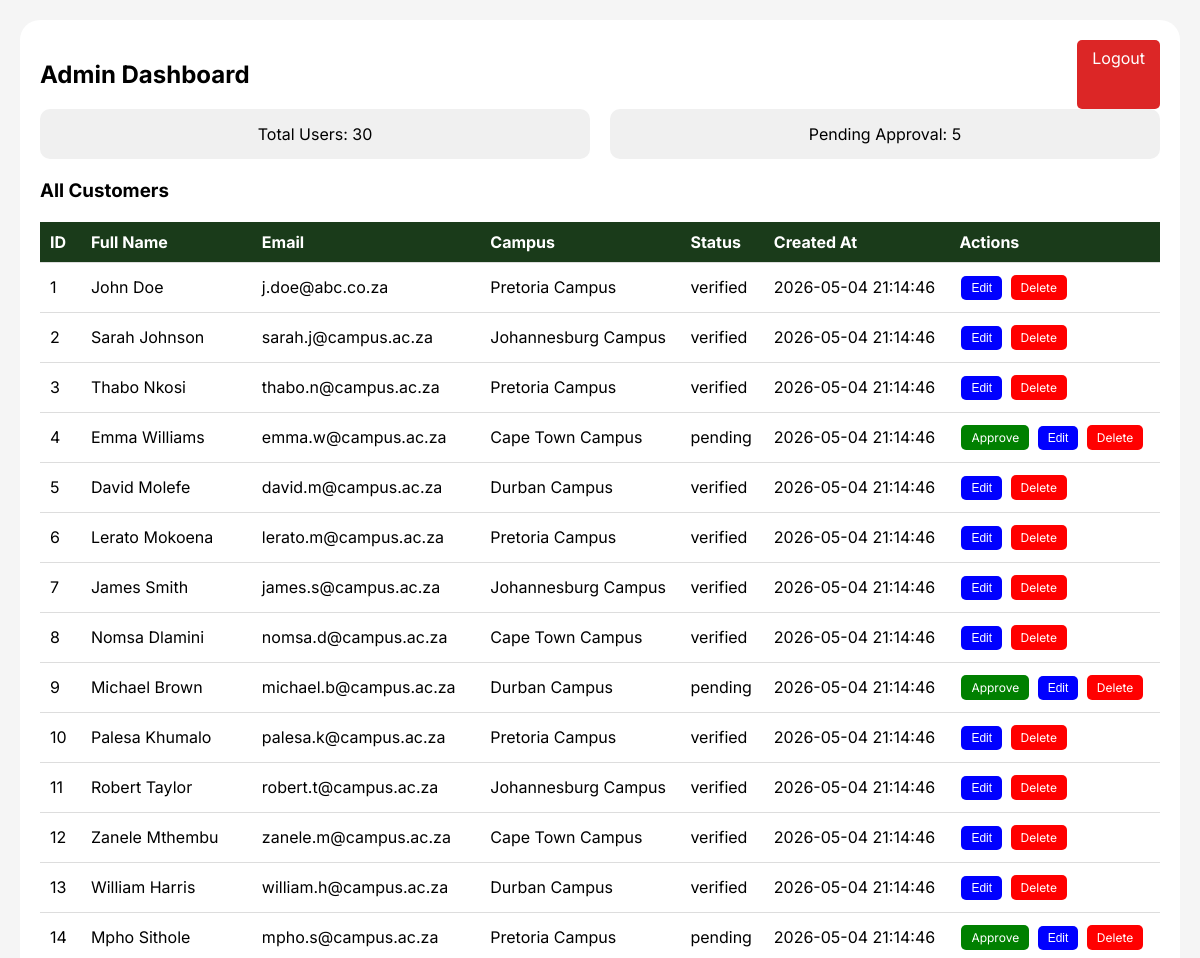
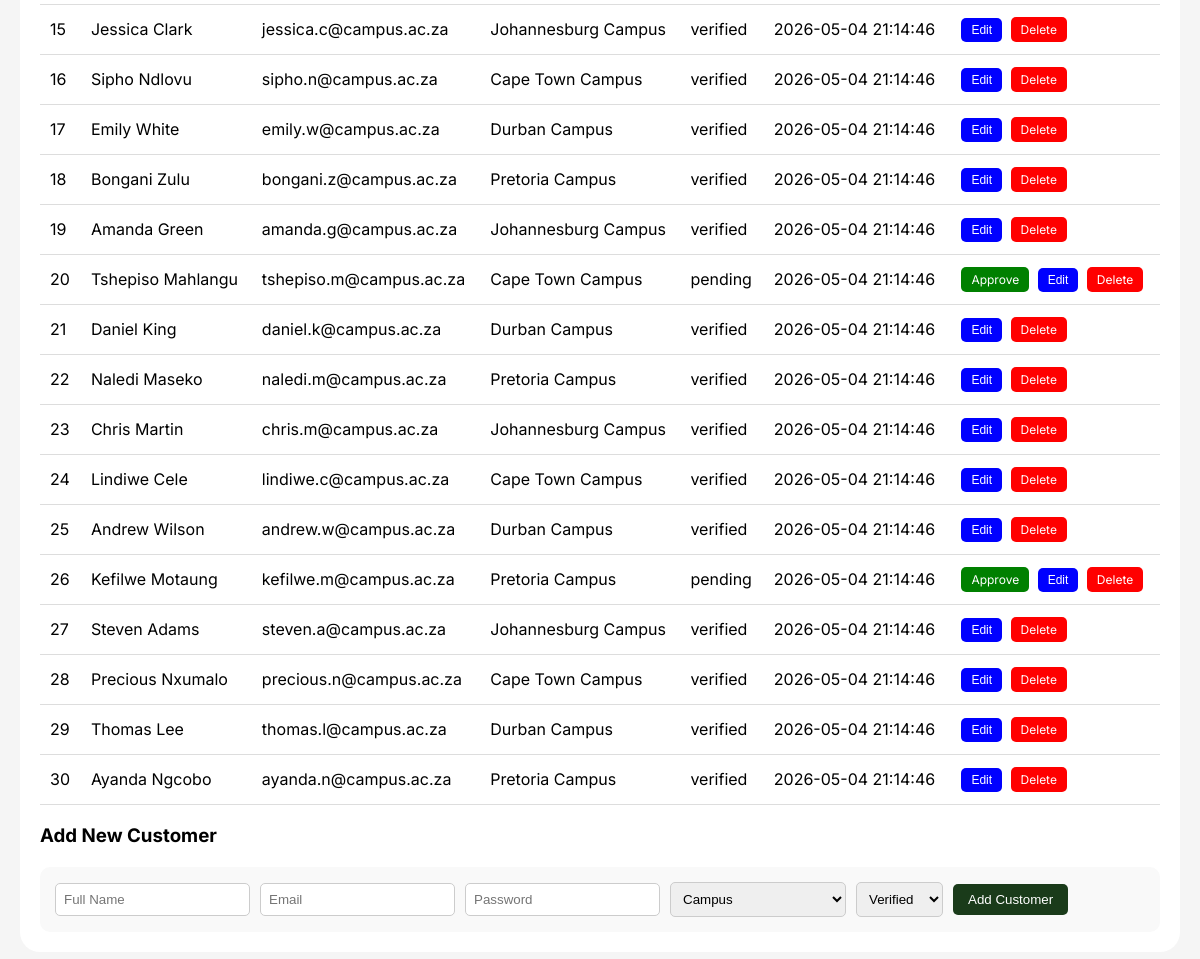
The page /admin_dashboard.php (signed in) on the database its author committed (2 pictures, top to bottom).
### tables this page shows
CREATE TABLE tblUser (
    UserID INT AUTO_INCREMENT PRIMARY KEY,
    FullName VARCHAR(100) NOT NULL,
    Email VARCHAR(100) NOT NULL UNIQUE,
    Password VARCHAR(255) NOT NULL,
    Campus VARCHAR(100),
    Status ENUM('pending', 'verified') DEFAULT 'pending',
    CreatedAt DATETIME DEFAULT CURRENT_TIMESTAMP
);

### admin_dashboard.php (the view, shortened to what this page needs)
<?php
include 'DBConn.php';
$users = $conn->query("SELECT * FROM tblUser ORDER BY CreatedAt DESC");
$pending = $conn->query("SELECT COUNT(*) as cnt FROM tblUser WHERE Status='pending'")->fetch_assoc()['cnt'];
?>
<!DOCTYPE html>
<html lang="en">
<head>
</head>
<body>
<div class="container">
    <div style="display: flex; justify-content: space-between;">
        <h2>Admin Dashboard</h2>
        <a href="logout.php" class="logout">Logout</a>
    </div>
    <div class="stats">
        <div class="stat-card">Total Users: <?php echo $users->num_rows; ?></div>
        <div class="stat-card">Pending Approval: <?php echo $pending; ?></div>
    </div>
    <h3>All Customers</h3>
    <table>
        <thead><tr><th>ID</th><th>Full Name</th><th>Email</th><th>Campus</th><th>Status</th><th>Created At</th><th>Actions</th></tr></thead>
        <tbody>
        <?php while ($row = $users->fetch_assoc()): ?>
            <tr>
                <td><?php echo $row['UserID']; ?></td>
                <td><?php echo htmlspecialchars($row['FullName']); ?></td>
                <td><?php echo htmlspecialchars($row['Email']); ?></td>
                <td><?php echo htmlspecialchars($row['Campus']); ?></td>
                <td><?php echo $row['Status']; ?></td>
                <td><?php echo $row['CreatedAt']; ?></td>
                <td>
                    <?php if ($row['Status'] == 'pending'): ?>
                        <a href="?approve=<?php echo $row['UserID']; ?>" class="btn btn-approve" onclick="return confirm('Verify this user?')">Approve</a>
                    <?php endif; ?>
                    <button class="btn btn-edit" onclick="openEdit(<?php echo $row['UserID']; ?>, '<?php echo addslashes($row['FullName']); ?>', '<?php echo addslashes($row['Email']); ?>', '<?php echo addslashes($row['Campus']); ?>', '<?php echo $row['Status']; ?>')">Edit</button>
                    <a href="?delete=<?php echo $row['UserID']; ?>" class="btn btn-delete" onclick="return confirm('Delete this user?')">Delete</a>
                </td>
            </tr>
        <?php endwhile; ?>
        </tbody>
    </table>
    <h3>Add New Customer</h3>
    <form method="POST" class="add-form">
        <input type="text" name="fullname" placeholder="Full Name" required>
        <input type="email" name="email" placeholder="Email" required>
        <input type="password" name="password" placeholder="Password" required>
        <select name="campus" required>
            <option value="">Campus</option>
        </select>
        <select name="status">
            <option value="verified">Verified</option>
        </select>
        <button type="submit" name="add_user">Add Customer</button>
    </form>
</div>
</body>
</html>

### admin_dashboard.php (style rules this page uses)
body { font-family: 'Inter', sans-serif; background: #f5f5f5; margin: 0; padding: 20px; }
.container { max-width: 1200px; margin: auto; background: white; padding: 20px; border-radius: 20px; }
table { width: 100%; border-collapse: collapse; margin-top: 20px; }
th, td { padding: 10px; text-align: left; border-bottom: 1px solid #ddd; }
th { background: #1a3b1a; color: white; }
.btn { padding: 5px 10px; border-radius: 5px; text-decoration: none; font-size: 12px; display: inline-block; margin: 2px; }
.btn-approve { background: green; color: white; }
.btn-delete { background: red; color: white; }
.btn-edit { background: blue; color: white; }
.stats { display: flex; gap: 20px; margin-bottom: 20px; }
.stat-card { background: #f0f0f0; padding: 15px; border-radius: 10px; flex: 1; text-align: center; }
.add-form, .edit-form { background: #f9f9f9; padding: 15px; margin-top: 20px; border-radius: 10px; display: flex; gap: 10px; flex-wrap: wrap; align-items: center; }
.add-form input, .add-form select, .edit-form input { padding: 8px; border-radius: 5px; border: 1px solid #ccc; }
button { background: #1a3b1a; color: white; border: none; padding: 8px 15px; border-radius: 5px; cursor: pointer; }
.logout { float: right; background: #dc2626; padding: 8px 15px; border-radius: 5px; text-decoration: none; color: white; }

### rows shown on the page
tbluser: UserID "1", FullName "John Doe", Email "j.doe@abc.co.za", Campus "Pretoria Campus", Status "verified", CreatedAt "2026-05-04 21:14:46"
tbluser: UserID "2", FullName "Sarah Johnson", Email "sarah.j@campus.ac.za", Campus "Johannesburg Campus", Status "verified", CreatedAt "2026-05-04 21:14:46"
tbluser: UserID "3", FullName "Thabo Nkosi", Email "thabo.n@campus.ac.za", Campus "Pretoria Campus", Status "verified", CreatedAt "2026-05-04 21:14:46"
tbluser: UserID "4", FullName "Emma Williams", Email "emma.w@campus.ac.za", Campus "Cape Town Campus", Status "pending", CreatedAt "2026-05-04 21:14:46"
tbluser: UserID "5", FullName "David Molefe", Email "david.m@campus.ac.za", Campus "Durban Campus", Status "verified", CreatedAt "2026-05-04 21:14:46"
tbluser: UserID "6", FullName "Lerato Mokoena", Email "lerato.m@campus.ac.za", Campus "Pretoria Campus", Status "verified", CreatedAt "2026-05-04 21:14:46"
tbluser: UserID "7", FullName "James Smith", Email "james.s@campus.ac.za", Campus "Johannesburg Campus", Status "verified", CreatedAt "2026-05-04 21:14:46"
tbluser: UserID "8", FullName "Nomsa Dlamini", Email "nomsa.d@campus.ac.za", Campus "Cape Town Campus", Status "verified", CreatedAt "2026-05-04 21:14:46"
tbluser: UserID "9", FullName "Michael Brown", Email "michael.b@campus.ac.za", Campus "Durban Campus", Status "pending", CreatedAt "2026-05-04 21:14:46"
tbluser: UserID "10", FullName "Palesa Khumalo", Email "palesa.k@campus.ac.za", Campus "Pretoria Campus", Status "verified", CreatedAt "2026-05-04 21:14:46"
tbluser: UserID "11", FullName "Robert Taylor", Email "robert.t@campus.ac.za", Campus "Johannesburg Campus", Status "verified", CreatedAt "2026-05-04 21:14:46"
tbluser: UserID "12", FullName "Zanele Mthembu", Email "zanele.m@campus.ac.za", Campus "Cape Town Campus", Status "verified", CreatedAt "2026-05-04 21:14:46"
tbluser: UserID "13", FullName "William Harris", Email "william.h@campus.ac.za", Campus "Durban Campus", Status "verified", CreatedAt "2026-05-04 21:14:46"
tbluser: UserID "14", FullName "Mpho Sithole", Email "mpho.s@campus.ac.za", Campus "Pretoria Campus", Status "pending", CreatedAt "2026-05-04 21:14:46"
tbluser: UserID "15", FullName "Jessica Clark", Email "jessica.c@campus.ac.za", Campus "Johannesburg Campus", Status "verified", CreatedAt "2026-05-04 21:14:46"
tbluser: UserID "16", FullName "Sipho Ndlovu", Email "sipho.n@campus.ac.za", Campus "Cape Town Campus", Status "verified", CreatedAt "2026-05-04 21:14:46"
tbluser: UserID "17", FullName "Emily White", Email "emily.w@campus.ac.za", Campus "Durban Campus", Status "verified", CreatedAt "2026-05-04 21:14:46"
tbluser: UserID "18", FullName "Bongani Zulu", Email "bongani.z@campus.ac.za", Campus "Pretoria Campus", Status "verified", CreatedAt "2026-05-04 21:14:46"
tbluser: UserID "19", FullName "Amanda Green", Email "amanda.g@campus.ac.za", Campus "Johannesburg Campus", Status "verified", CreatedAt "2026-05-04 21:14:46"
tbluser: UserID "20", FullName "Tshepiso Mahlangu", Email "tshepiso.m@campus.ac.za", Campus "Cape Town Campus", Status "pending", CreatedAt "2026-05-04 21:14:46"
tbluser: UserID "21", FullName "Daniel King", Email "daniel.k@campus.ac.za", Campus "Durban Campus", Status "verified", CreatedAt "2026-05-04 21:14:46"
tbluser: UserID "22", FullName "Naledi Maseko", Email "naledi.m@campus.ac.za", Campus "Pretoria Campus", Status "verified", CreatedAt "2026-05-04 21:14:46"
tbluser: UserID "23", FullName "Chris Martin", Email "chris.m@campus.ac.za", Campus "Johannesburg Campus", Status "verified", CreatedAt "2026-05-04 21:14:46"
tbluser: UserID "24", FullName "Lindiwe Cele", Email "lindiwe.c@campus.ac.za", Campus "Cape Town Campus", Status "verified", CreatedAt "2026-05-04 21:14:46"
tbluser: UserID "25", FullName "Andrew Wilson", Email "andrew.w@campus.ac.za", Campus "Durban Campus", Status "verified", CreatedAt "2026-05-04 21:14:46"
tbluser: UserID "26", FullName "Kefilwe Motaung", Email "kefilwe.m@campus.ac.za", Campus "Pretoria Campus", Status "pending", CreatedAt "2026-05-04 21:14:46"
tbluser: UserID "27", FullName "Steven Adams", Email "steven.a@campus.ac.za", Campus "Johannesburg Campus", Status "verified", CreatedAt "2026-05-04 21:14:46"
tbluser: UserID "28", FullName "Precious Nxumalo", Email "precious.n@campus.ac.za", Campus "Cape Town Campus", Status "verified", CreatedAt "2026-05-04 21:14:46"
tbluser: UserID "29", FullName "Thomas Lee", Email "thomas.l@campus.ac.za", Campus "Durban Campus", Status "verified", CreatedAt "2026-05-04 21:14:46"
tbluser: UserID "30", FullName "Ayanda Ngcobo", Email "ayanda.n@campus.ac.za", Campus "Pretoria Campus", Status "verified", CreatedAt "2026-05-04 21:14:46"

### other values the page prints
$users->num_rows "30"
$pending "5"
